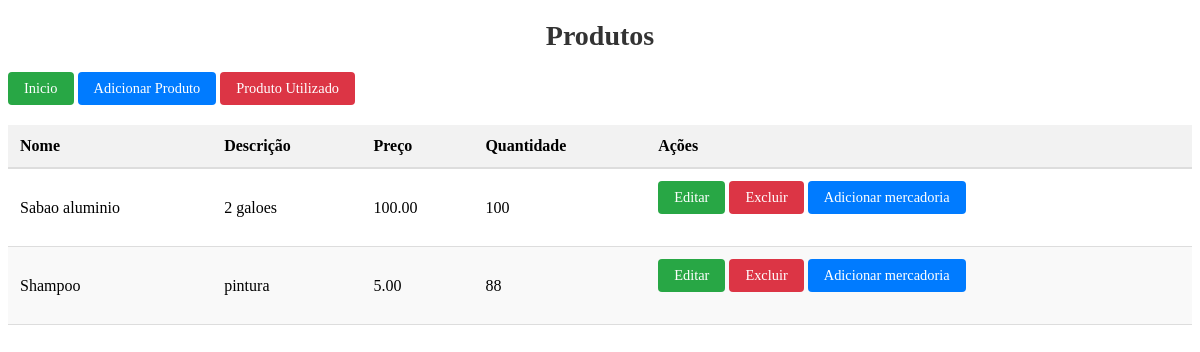
The page /produto/ (signed in) on the database as committed earlier.
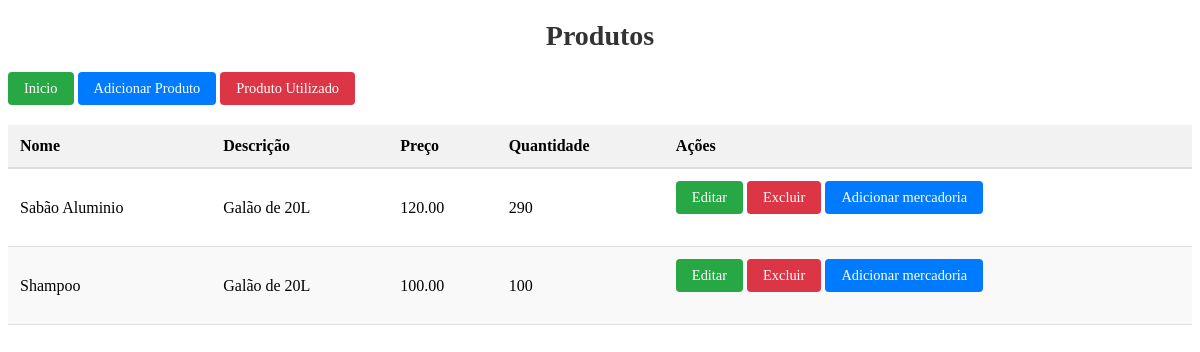
The same page on the database as committed later.
### produto/models.py (models this page shows, shortened)
class Produto(models.Model):
    user = models.ForeignKey(User, on_delete=models.CASCADE, related_name='produtos')
    nome = models.CharField(max_length=100)
    descricao = models.TextField(blank=True)
    preco = models.DecimalField(max_digits=10, decimal_places=2)
    quantidade = models.PositiveIntegerField(default=0)

### produto/views.py (the view)
# urls.py: path('', views.listar_produto, name='listar_produto'),
@login_required
def listar_produto(request):
    produtos = Produto.objects.all()
    return render(request, 'listar_produto.html', {'produtos': produtos})

### produto/templates/listar_produto.html (shortened to what this page needs)
<!DOCTYPE html>
<html lang="en">
<head>
    {% load static %}
    <link rel="stylesheet" href="{% static 'css/listar_carro.css' %}">
</head>
<body>
    <h1>Produtos</h1>
    <a href="{% url 'plataforma' %}" class="btn-acao editar">Inicio</a>
    <a href="{% url 'adicionar_produto' %}" class="btn-acao aprovar">Adicionar Produto</a>
    <a href="{% url 'registrar_gasto_produto' %}" class="btn-acao excluir">Produto Utilizado</a>
    <table>
        <thead>
            <tr>
                <th>Nome</th>
                <th>Descrição</th>
                <th>Preço</th>
                <th>Quantidade</th>
                <th>Ações</th>
            </tr>
        </thead>
        <tbody>
            {% for produto in produtos %}
            <tr>
                <td>{{ produto.nome }}</td>
                <td>{{ produto.descricao }}</td>
                <td>{{ produto.preco }}</td>
                <td>{{ produto.quantidade }}</td>
                <td>
                    <a href="{% url 'editar_produto' produto.pk %}" class="btn-acao editar">Editar</a>
                    <a href="{% url 'excluir_produto' produto.pk %}" class="btn-acao excluir">Excluir</a>
                    <a href="{% url 'somar_produto' produto.pk %}" class="btn-acao aprovar">Adicionar mercadoria</a>
                </td>
            </tr>
            {% endfor %}
        </tbody>
    </table>
</body>
</html>

Rows that differ between the two databases and show on the page:
changed Produto: nome "Sabao aluminio" → "Sabão Aluminio"; descricao "2 galoes" → "Galão de 20L"; preco "100.00" → "120.00"; quantidade "100" → "290"
changed Produto "Shampoo": descricao "pintura" → "Galão de 20L"; preco "5.00" → "100.00"; quantidade "88" → "100"
